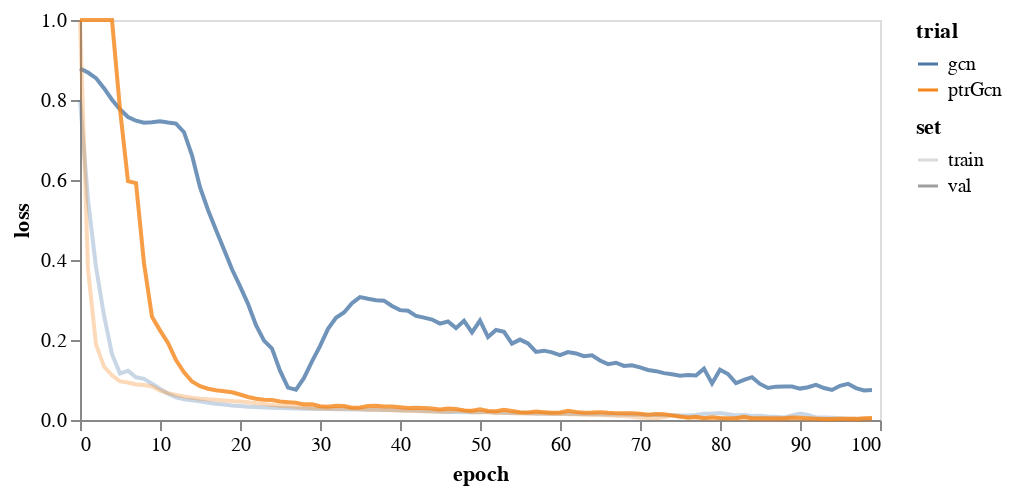

Notebook cell for this chart:
### Code cell
trialDir = 'results/transferLrn_des7_tower5_03/00018/'
gcnHist = pd.read_csv(trialDir+'gcn/trainlog.csv', header=None, names=['epoch', 'train', 'val', 'time'])
gcnHist['trial'] = 'gcn'
ptrGcnHist = pd.read_csv(trialDir+'/ptrGcn/trainlog.csv', header=None, names=['epoch', 'train', 'val', 'time'])
ptrGcnHist['trial'] = 'ptrGcn'
df = pd.concat([gcnHist, ptrGcnHist], axis=0)

alt.Chart(df).transform_fold(
            ['train', 'val'],
            as_=['set', 'value']
            ).mark_line().encode(
                alt.X('epoch:Q', axis=alt.Axis(grid=False),),
                alt.Y('value:Q', axis=alt.Axis(title='loss', grid=False), scale=alt.Scale(domain=[0,1], clamp=True)),
                color=alt.Color('trial:N'),
                opacity=alt.Opacity('set:N'),
                tooltip=['epoch:Q', 'value:Q']
            ).properties(width=400, height=200)

### Figure 1 — Vega-Lite specification as saved in the notebook (floating-point values rounded to 4 significant figures; data arrays with more than 128 entries replaced by an {"elided": "..."} marker saying what was removed)
{"config": {"view": {"continuousWidth": 400, "continuousHeight": 300}}, "data": {"name": "data-3d22c7f1d34e539f7ff3b265b415a17c"}, "mark": "line", "encoding": {"color": {"type": "nominal", "field": "trial"}, "opacity": {"type": "nominal", "field": "set"}, "tooltip": [{"type": "quantitative", "field": "epoch"}, {"type": "quantitative", "field": "value"}], "x": {"type": "quantitative", "axis": {"grid": false}, "field": "epoch"}, "y": {"type": "quantitative", "axis": {"grid": false, "title": "loss"}, "field": "value", "scale": {"clamp": true, "domain": [0, 1]}}}, "height": 200, "transform": [{"fold": ["train", "val"], "as": ["set", "value"]}], "width": 400, "$schema": "https://vega.github.io/schema/vega-lite/v4.8.1.json", "datasets": {"data-3d22c7f1d34e539f7ff3b265b415a17c": {"elided": "200 records"}}}
